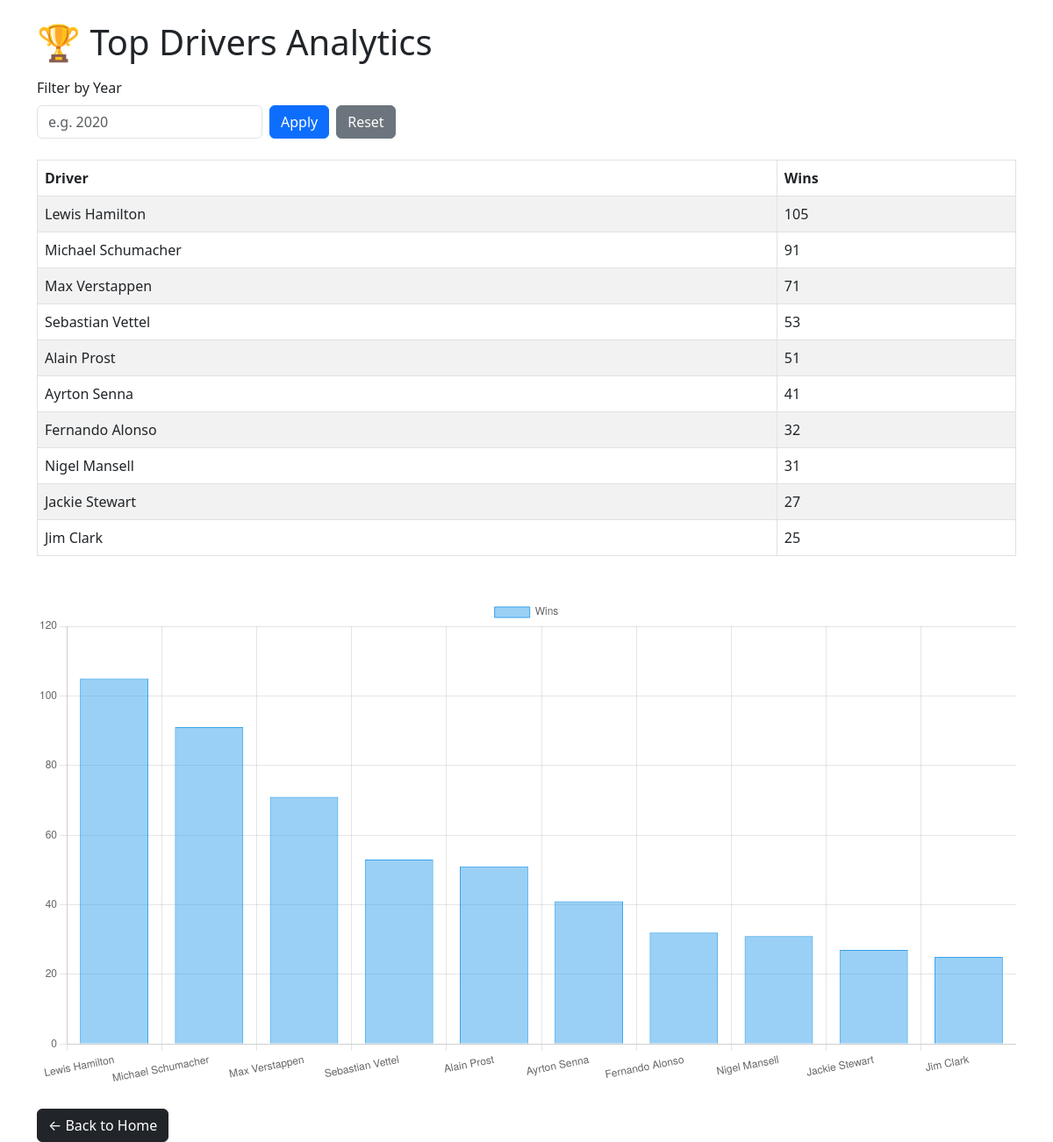
Page /drivers on the committed database.
### tables this page shows
CREATE TABLE "drivers" (
"driverId" INTEGER,
  "driverRef" TEXT,
  "number" TEXT,
  "code" TEXT,
  "forename" TEXT,
  "surname" TEXT,
  "dob" TEXT,
  "nationality" TEXT,
  "url" TEXT
);

### app.py (the view)
@app.route("/drivers")
def drivers():
    year = request.args.get("year")
    conn = get_db_connection()
    query = """
        SELECT d.forename, d.surname, COUNT(*) AS wins
        FROM results r
        JOIN drivers d ON r.driverId = d.driverId
        JOIN races ra ON r.raceId = ra.raceId
        WHERE r.position = 1
    """
    params = []
    if year:
        query += " AND ra.year = ?"
        params.append(year)
    query += """
        GROUP BY r.driverId
        ORDER BY wins DESC
        LIMIT 10;
    """
    data = conn.execute(query, params).fetchall()
    conn.close()
    labels = [f"{d['forename']} {d['surname']}" for d in data]
    values = [d['wins'] for d in data]
    return render_template(
        "drivers.html",
        data=data,
        labels=labels,
        values=values,
        year=year
    )

### app.py (called while the page is built)
def get_db_connection():
    conn = sqlite3.connect("f1.db")
    conn.row_factory = sqlite3.Row
    return conn

### templates/drivers.html (shortened to what this page needs)
<!DOCTYPE html>
<html>
<head>
    <link href="https://cdn.jsdelivr.net/npm/bootstrap@5.3.0/dist/css/bootstrap.min.css" rel="stylesheet">
</head>
<body class="container mt-4">
    <h1 class="mb-3">🏆 Top Drivers Analytics</h1>
    <form method="GET" class="mb-4 d-flex gap-2 align-items-end">
        <div>
            <label class="form-label">Filter by Year</label>
            <input type="number"
                   name="year"
                   class="form-control"
                   placeholder="e.g. 2020"
                   value="{{ year or '' }}">
        </div>
        <div>
            <button class="btn btn-primary">Apply</button>
        </div>
        <div>
            <a href="/drivers" class="btn btn-secondary">Reset</a>
        </div>
    </form>
    <table class="table table-striped table-bordered">
        <thead>
            <tr>
                <th>Driver</th>
                <th>Wins</th>
            </tr>
        </thead>
        <tbody>
            {% for row in data %}
            <tr>
                <td>{{ row.forename }} {{ row.surname }}</td>
                <td>{{ row.wins }}</td>
            </tr>
            {% endfor %}
        </tbody>
    </table>
    <div class="mt-5">
        <canvas id="chart"></canvas>
    </div>
    <script>
    document.addEventListener("DOMContentLoaded", function () {
        // SAFE DATA PARSING (prevents crashes)
        const labels = JSON.parse('{{ labels | default([]) | tojson | safe }}');
        const values = JSON.parse('{{ values | default([]) | tojson | safe }}');
        const ctx = document.getElementById('chart');
        new Chart(ctx, {
            type: 'bar',
            data: {
                labels: labels,
                datasets: [{
                    label: 'Wins',
                    data: values,
                    borderWidth: 1
                }]
            },
            options: {
                responsive: true,
                plugins: {
                    legend: {
                        display: true
                    }
                },
                scales: {
                    y: {
                        beginAtZero: true
                    }
                }
            }
        });
    });
    </script>
    <div class="mt-4">
        <a href="/" class="btn btn-dark">← Back to Home</a>
    </div>
</body>
</html>

### rows in the picture
drivers: forename "Lewis", surname "Hamilton", wins "105"
drivers: forename "Michael", surname "Schumacher", wins "91"
drivers: forename "Max", surname "Verstappen", wins "71"
drivers: forename "Sebastian", surname "Vettel", wins "53"
drivers: forename "Alain", surname "Prost", wins "51"
drivers: forename "Ayrton", surname "Senna", wins "41"
drivers: forename "Fernando", surname "Alonso", wins "32"
drivers: forename "Nigel", surname "Mansell", wins "31"
drivers: forename "Jackie", surname "Stewart", wins "27"
drivers: forename "Jim", surname "Clark", wins "25"

### other values in the picture
chart data {{ values | default([]) | tojson | safe }} [105, 91, 71, 53, 51, 41, 32, 31, 27, 25]
